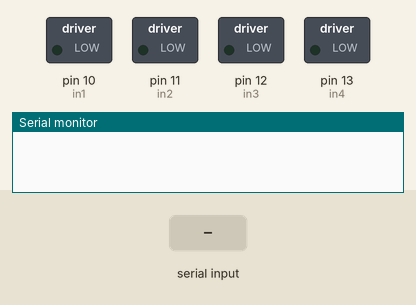
Recording of a sketch running on a simulated Arduino Uno, built with avr-gcc and run on an emulated ATmega328P. Parts: switched loads named in the sketch (green lamp = pin HIGH), the last lines printed to the serial monitor. The inputs (shaded band) are chosen by the test bench.

Above: at 1.2 s.
1.3 s: "W" received over Serial
At 2.5 s:
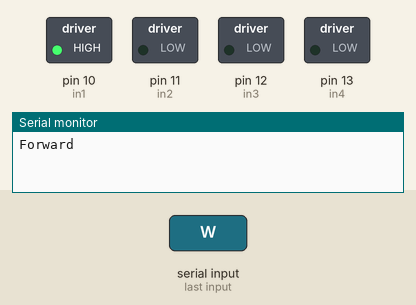
2.8 s: "S" received over Serial
At 3.7 s:
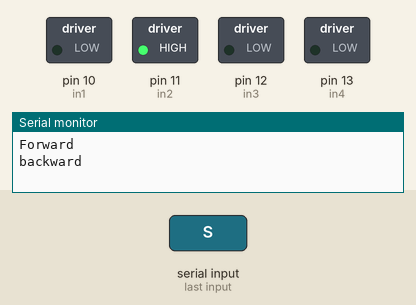
4.3 s: "A" received over Serial
At 4.8 s:
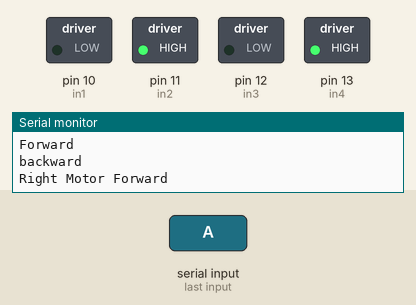
5.8 s: "d" received over Serial
At 7.0 s:
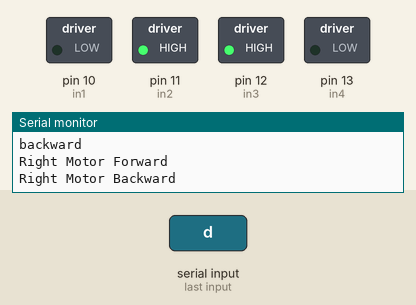
7.3 s: "x" received over Serial
At 8.3 s:
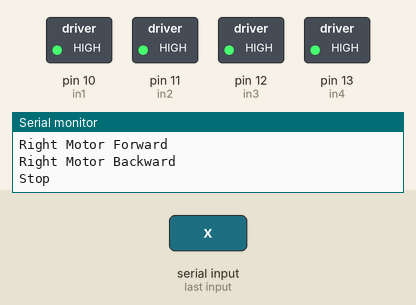
8.8 s: "w" received over Serial
At 9.5 s:
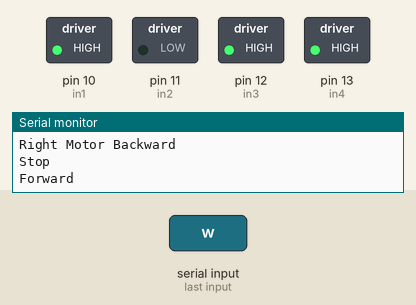
Timing chart, 0 to 11.3 s (numbered marks = the images above; inputs shaded):
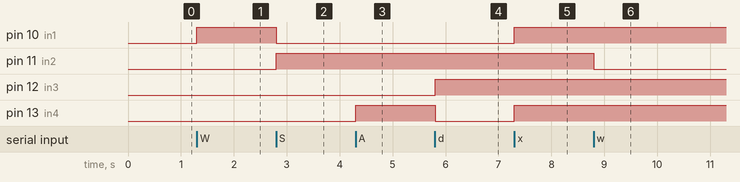

The sketch:

arm_motor_move.ino
```cpp
// Dubotech Chair arm motor test code

// Left Motor Pin Initial
int in1 = 10;
int in2 = 11;

// Right Motor Pin Initial
int in3 = 12;
int in4 = 13;
int t_delay = 10;

void setup() {
  // put your setup code here, to run once:
  pinMode(10,OUTPUT);
  pinMode(11,OUTPUT);
  pinMode(12,OUTPUT);
  pinMode(13,OUTPUT);
  Serial.begin(9600);

}

void loop() {
  // put your main code here, to run repeatedly:
  if (Serial.available() > 0) {
    char command = Serial.read();

    switch (command) {
//  ---------------------- Left Motor Forward ----------------------
      case 'W':
      case 'w':
        Serial.println("Forward");
        digitalWrite(in1,HIGH);
        digitalWrite(in2,LOW);
        delay(t_delay);
        break;

//  ---------------------- Left Motor Backward----------------------
      case 'S':
      case 's':
        Serial.println("backward");
        digitalWrite(in1,LOW);
        digitalWrite(in2,HIGH);
        delay(t_delay);
        break;

//  ---------------------- Right Motor Forward ----------------------
      case 'A':
      case 'a':
        Serial.println("Right Motor Forward");
        digitalWrite(in3,LOW);
        digitalWrite(in4,HIGH);
        delay(t_delay);
        break;

//  ---------------------- Right Motor Backward ----------------------
      case 'd':
      case 'D':
        Serial.println("Right Motor Backward");
        digitalWrite(in3,HIGH);
        digitalWrite(in4,LOW);
        delay(t_delay);
        break;


//  ---------------------- Stop ----------------------
      case 'x':
      case 'X':
        Serial.println("Stop");
        digitalWrite(in1,HIGH);
        digitalWrite(in2,HIGH);

        digitalWrite(in3,HIGH);
        digitalWrite(in4,HIGH);
        delay(t_delay);
        break;
    }
  }
}
```

Measured:
- after the input at 1.3 s, pin 10 (in1): LOW → HIGH at once
- after the input at 2.8 s, pin 10 (in1): HIGH → LOW at once; pin 11 (in2): LOW → HIGH at once
- after the input at 4.3 s, pin 13 (in4): LOW → HIGH at once
- after the input at 5.8 s, pin 12 (in3): LOW → HIGH at once; pin 13 (in4): HIGH → LOW at once
- after the input at 7.3 s, pin 10 (in1), pin 13 (in4): LOW → HIGH at once
- after the input at 8.8 s, pin 11 (in2): HIGH → LOW at once
